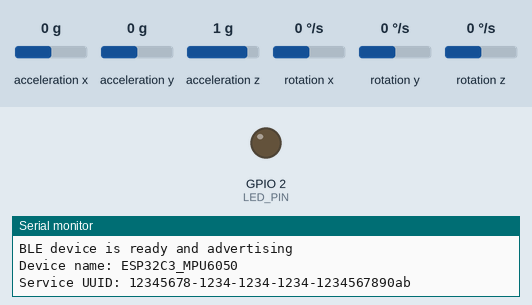
Recording of a sketch running on a simulated ESP32-C3. Parts: output pins drawn as LEDs (lit = HIGH), the last lines printed to the serial monitor. The inputs (shaded band) are chosen by the test bench; at power-on: acceleration x 0 g, acceleration y 0 g, acceleration z 1 g, rotation x 0 °/s, rotation y 0 °/s, rotation z 0 °/s. Nothing arrives over Bluetooth unless stated; a phone connects over Bluetooth LE 3 s after start.

Above: at 1.1 s.
At 3.1 s:
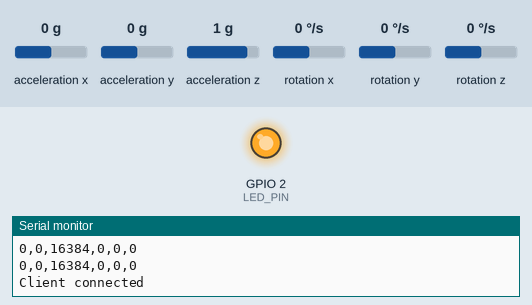
Timing chart, 0 to 4.6 s (numbered marks = the images above):
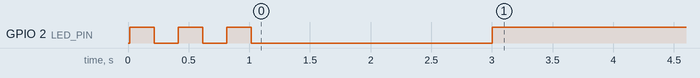

The sketch:

ESP32_IMU_BLE.ino
```cpp
/*
 * Kinetic IMU BLE Transmitter
 * ESP32-C3 + MPU6050 IMU Sensor
 *
 * This sketch reads data from an MPU6050 IMU sensor and transmits it
 * via Bluetooth Low Energy (BLE) to a React Native mobile app.
 *
 * Hardware:
 * - ESP32-C3 SuperMini (or compatible ESP32-C3 board)
 * - MPU6050 6-axis IMU sensor
 *
 * Wiring:
 * MPU6050    ESP32-C3
 * VCC    →   3.3V
 * GND    →   GND
 * SDA    →   GPIO 8
 * SCL    →   GPIO 9
 *
 * Libraries required:
 * - MPU6050 by Electronic Cats
 * - ESP32 BLE Arduino (built-in)
 */

#include <Wire.h>
#include <MPU6050.h>
#include <BLEDevice.h>
#include <BLEServer.h>
#include <BLEUtils.h>
#include <BLE2902.h>

// BLE Service and Characteristic UUIDs (matches kinetic-fresh configuration)
#define SERVICE_UUID        "12345678-1234-1234-1234-1234567890ab"
#define CHARACTERISTIC_UUID "abcd1234-5678-90ab-cdef-1234567890ab"

// Device configuration
#define DEVICE_NAME "ESP32C3_MPU6050"
#define I2C_SDA_PIN 8
#define I2C_SCL_PIN 9

// Sensor configuration
#define SAMPLE_RATE_HZ 50
#define SAMPLE_INTERVAL_MS (1000 / SAMPLE_RATE_HZ)

// MPU6050 scale factors (matches kinetic-fresh)
const float ACCEL_SCALE = 16384.0;  // LSB/g for ±2g range
const float GYRO_SCALE = 131.0;     // LSB/(deg/s) for ±250deg/s range

// Global objects
MPU6050 mpu;
BLEServer* pServer = nullptr;
BLECharacteristic* pCharacteristic = nullptr;
bool deviceConnected = false;
bool oldDeviceConnected = false;

// Timing variables
unsigned long lastSampleTime = 0;

// Status LED pin (built-in LED on most ESP32-C3 boards)
#define LED_PIN 2

// BLE Server Callbacks
class MyServerCallbacks: public BLEServerCallbacks {
    void onConnect(BLEServer* pServer) {
        deviceConnected = true;
        digitalWrite(LED_PIN, HIGH); // Turn on LED when connected
        Serial.println("Client connected");
    };

    void onDisconnect(BLEServer* pServer) {
        deviceConnected = false;
        digitalWrite(LED_PIN, LOW); // Turn off LED when disconnected
        Serial.println("Client disconnected");

        // Restart advertising
        BLEDevice::startAdvertising();
        Serial.println("Started advertising again");
    }
};

void setup() {
    Serial.begin(115200);
    Serial.println("Kinetic IMU BLE Transmitter Starting...");

    // Initialize LED
    pinMode(LED_PIN, OUTPUT);
    digitalWrite(LED_PIN, LOW);

    // Initialize I2C
    Wire.begin(I2C_SDA_PIN, I2C_SCL_PIN);
    Wire.setClock(400000); // 400kHz I2C speed

    // Initialize MPU6050
    Serial.println("Initializing MPU6050...");
    mpu.initialize();

    // Test MPU6050 connection
    if (mpu.testConnection()) {
        Serial.println("MPU6050 connection successful");
    } else {
        Serial.println("MPU6050 connection failed");
        // Flash LED to indicate error
        for (int i = 0; i < 10; i++) {
            digitalWrite(LED_PIN, HIGH);
            delay(100);
            digitalWrite(LED_PIN, LOW);
            delay(100);
        }
    }

    // Configure MPU6050
    mpu.setFullScaleAccelRange(MPU6050_ACCEL_FS_2);  // ±2g
    mpu.setFullScaleGyroRange(MPU6050_GYRO_FS_250);  // ±250°/s
    mpu.setDLPFMode(MPU6050_DLPF_BW_20);             // 20Hz low pass filter

    // Initialize BLE
    Serial.println("Initializing BLE...");
    BLEDevice::init(DEVICE_NAME);

    // Create BLE Server
    pServer = BLEDevice::createServer();
    pServer->setCallbacks(new MyServerCallbacks());

    // Create BLE Service
    BLEService *pService = pServer->createService(SERVICE_UUID);

    // Create BLE Characteristic
    pCharacteristic = pService->createCharacteristic(
        CHARACTERISTIC_UUID,
        BLECharacteristic::PROPERTY_READ |
        BLECharacteristic::PROPERTY_WRITE |
        BLECharacteristic::PROPERTY_NOTIFY
    );

    // Add descriptor for notifications
    pCharacteristic->addDescriptor(new BLE2902());

    // Start the service
    pService->start();

    // Start advertising
    BLEAdvertising *pAdvertising = BLEDevice::getAdvertising();
    pAdvertising->addServiceUUID(SERVICE_UUID);
    pAdvertising->setScanResponse(false);
    pAdvertising->setMinPreferred(0x0);  // Set value to 0x00 to not advertise this parameter
    BLEDevice::startAdvertising();

    Serial.println("BLE device is ready and advertising");
    Serial.print("Device name: ");
    Serial.println(DEVICE_NAME);
    Serial.print("Service UUID: ");
    Serial.println(SERVICE_UUID);

    // Flash LED to indicate successful initialization
    for (int i = 0; i < 3; i++) {
        digitalWrite(LED_PIN, HIGH);
        delay(200);
        digitalWrite(LED_PIN, LOW);
        delay(200);
    }
}

void loop() {
    unsigned long currentTime = millis();

    // Check if it's time to read sensor data
    if (currentTime - lastSampleTime >= SAMPLE_INTERVAL_MS) {
        lastSampleTime = currentTime;

        // Read sensor data
        readAndTransmitIMUData();
    }

    // Handle BLE connection state changes
    if (!deviceConnected && oldDeviceConnected) {
        delay(500); // Give the bluetooth stack time to get ready
        pServer->startAdvertising(); // Restart advertising
        Serial.println("Started advertising");
        oldDeviceConnected = deviceConnected;
    }

    if (deviceConnected && !oldDeviceConnected) {
        oldDeviceConnected = deviceConnected;
    }

    // Small delay to prevent watchdog issues
    delay(1);
}

void readAndTransmitIMUData() {
    // Read raw sensor data
    int16_t ax, ay, az;
    int16_t gx, gy, gz;

    mpu.getMotion6(&ax, &ay, &az, &gx, &gy, &gz);

    // Create CSV string: ax,ay,az,gx,gy,gz (raw values)
    String csvData = String(ax) + "," + String(ay) + "," + String(az) + "," +
                     String(gx) + "," + String(gy) + "," + String(gz);

    // Print to serial for debugging
    if (Serial.available() > 0 || !deviceConnected) {
        Serial.println(csvData);
    }

    // Transmit via BLE if connected
    if (deviceConnected && pCharacteristic) {
        pCharacteristic->setValue(csvData.c_str());
        pCharacteristic->notify();
    }
}

// Helper function to get battery voltage (if connected to ADC pin)
float getBatteryVoltage() {
    // This is optional - only if you have battery voltage monitoring
    // Connect battery voltage divider to GPIO10 (ADC)
    int adcValue = analogRead(10);
    float voltage = (adcValue / 4095.0) * 3.3 * 2.0; // Assuming 2:1 voltage divider
    return voltage;
}

// Helper function to get chip temperature
float getChipTemperature() {
    // ESP32-C3 internal temperature sensor
    return temperatureRead();
}
```

Measured:
- by itself, GPIO 2 (LED_PIN): goes LOW 0.20 s, HIGH 0.20 s, LOW 0.20 s, HIGH 0.20 s, LOW 2.0 s, then HIGH
